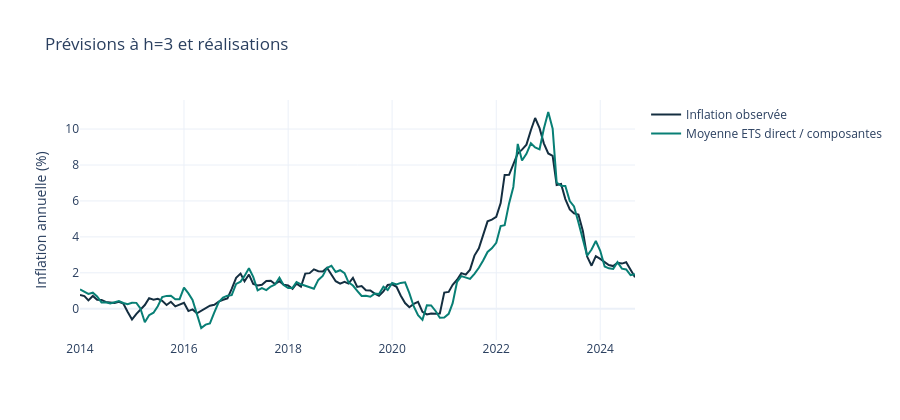

Here is the notebook cell this chart was saved with:
### Markdown cell above
## Prévisions hors échantillon

La courbe compare les réalisations aux prévisions faites trois mois auparavant. Elle ne présente pas des valeurs ajustées sur les mêmes observations.

### Code cell
best = scores.query('horizon == 3 and eligible').sort_values('rmse_pp').iloc[0]['model']
x = predictions.query('model == @best and horizon == 3').sort_values('target')
fig = go.Figure()
fig.add_scatter(x=x.target, y=x.actual_yoy, name='Inflation observée', line=dict(color='#142e40'))
fig.add_scatter(x=x.target, y=x.predicted_yoy, name=MODEL_LABELS[best], line=dict(color='#087f75'))
fig.update_layout(template='plotly_white', title='Prévisions à h=3 et réalisations', yaxis_title='Inflation annuelle (%)', height=420)
fig.show(renderer='plotly_mimetype')

### Figure 1 — Plotly figure (JSON) as saved in the notebook; plotly's stock layout.template omitted (floating-point values rounded to 4 significant figures; data arrays with more than 128 entries replaced by an {"elided": "..."} marker saying what was removed)
{"data": [{"line": {"color": "#142e40"}, "name": "Inflation observée", "x": {"elided": "129 str values"}, "y": {"elided": "129 float values"}, "type": "scatter"}, {"line": {"color": "#087f75"}, "name": "Moyenne ETS direct / composantes", "x": {"elided": "129 str values"}, "y": {"elided": "129 float values"}, "type": "scatter"}], "layout": {"title": {"text": "Prévisions à h=3 et réalisations"}, "yaxis": {"title": {"text": "Inflation annuelle (%)"}}, "height": 420}}
